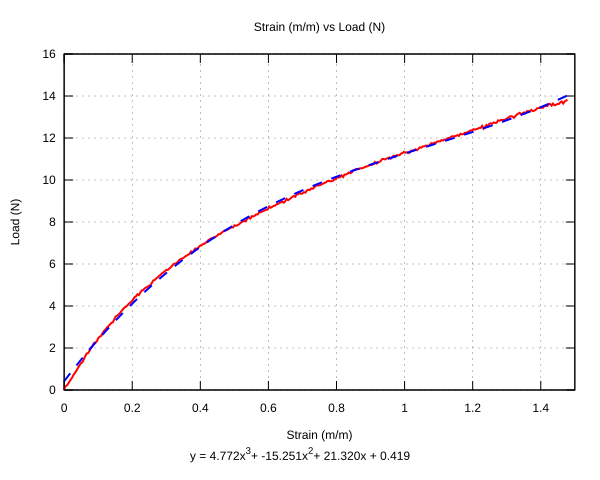

Reproduce this figure in gnuplot.
set datafile separator ','

set title 'Strain (m/m) vs Load (N)'
set xlabel 'Strain (m/m)'
set ylabel 'Load (N)'
set xrange [0:1.5]

set key off
set grid
set style line 1 linewidth 2 linecolor rgbcolor "red"
set style line 2 linewidth 2 dashtype "-" linecolor rgbcolor "blue"

f(x) = a * x**3 + b * x**2 + c * x + d
fit f(x) 'data.csv' using 5:(abs($2)) via a, b, c, d
set label sprintf('y = %.3fx^3 + %.3fx^2 + %.3fx + %.3f', a, b, c, d) \
    at screen 0.5,0.05 center
set bmargin 5

set terminal x11
plot 'data.csv' using 5:(abs($2)) with lines linestyle 1, \
     f(x) with lines linestyle 2

set terminal svg
set output 'strain-load.svg'
replot